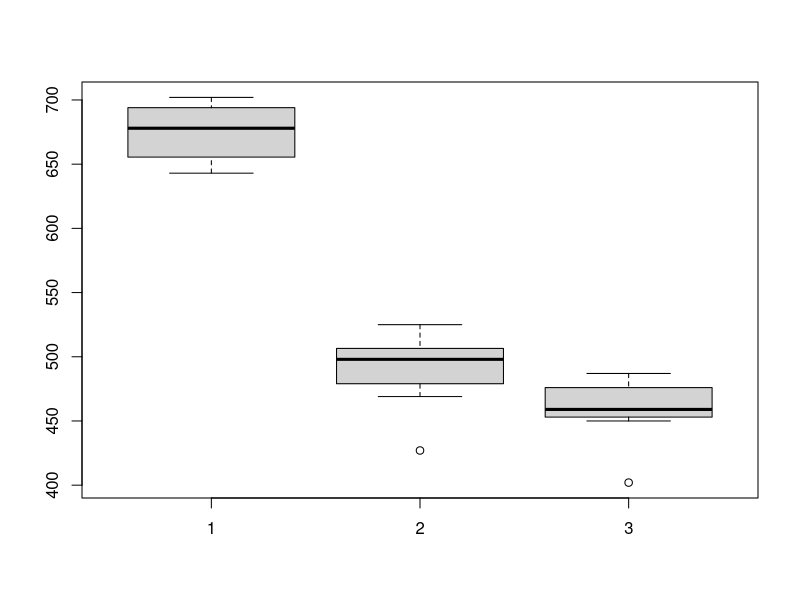

This figure's R source:
#  Question 1: In a genetic inheritance study discussed by Margolin [1988],
#  samples of individuals from several ethnic groups were taken. Blood samples
#  were collected from each individual and several variables measured. We shall
#  compare the groups labeled Native American and Caucasian with respect to
#  the variable MSCE (mean sister chromatid exchange). The data are as follows:

#  Native American: 8.50 9.48 8.65 8.16 8.83 7.76 8.63
#  Caucasian: 8.27 8.20 8.25 8.14 9.00 8.10 7.20 8.32 7.70

#  Without assuming that the data is normally distributed, test at 0.05 significance
#  level if the mean sister chromatid exchange of Native American and Cau
# casian in the data have identical distributions. [Hint: you may use Wilcoxon
#  rank sum test].

native_american <- c(8.50, 9.48, 8.65, 8.16, 8.83, 7.76, 8.63)
caucasian <- c(8.27, 8.20, 8.25, 8.14, 9.00, 8.10, 7.20, 8.32, 7.70)

wilcox.test(native_american, caucasian)
# Decision: Since p-value is 0.1142 which is greater than 0.05, we fail to reject H_o
# Conclusion: The mean sister chromatid exchange of Native American and Caucasian in the data have identical distributions.


# Question 2: Suppose the National Transportation Saftey board wants to
#  examine the saftey of compact cars (C), mid size cars (M) and full size cars (F).
#  The board collects a sample of seven pressure readings (i.e., the pressure applied
#  to the drivers head during a crash) for each of the treatment (cars types) given
#  as follows.

#  Compact cars: 643 655 702 656 689 678 699
#  Midsize cars: 469 427 525 500 513 489 498
#  Fullsize cars: 484 456 402 450 468 487 459

#  You may use the data in R as follows:
#  Use =5%.

compact_cars <- c(643, 655, 702, 656, 689, 678, 699)
midsize_cars <- c(469, 427, 525, 500, 513, 489, 498)
fullsize_cars <- c(484, 456, 402, 450, 468, 487, 459)
car <- data.frame(car_types = c(rep("C", 7), rep("M", 7), rep("F", 7)), pressure = c(compact_cars, midsize_cars, fullsize_cars))

# Check normality
shapiro.test(compact_cars)
shapiro.test(midsize_cars)
shapiro.test(fullsize_cars)

# Check for variance
bartlett.test(list(compact_cars, midsize_cars, fullsize_cars))

# Check for outlires
boxplot(compact_cars, midsize_cars, fullsize_cars)

# Run test
anova <- aov(pressure ~ car_types, data = car)
summary(anova)
# Decision: Since p-value is 0.000 which is less than 0.05, we reject H_o
# Conclusion: There is significant difference in pressure applied to the drivers head during a crash between the three car types.















